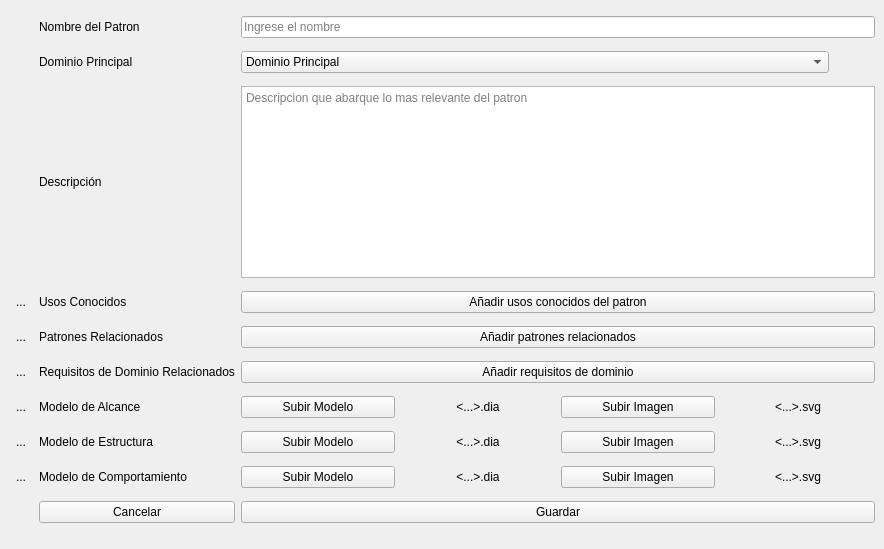
<?xml version="1.0" encoding="UTF-8"?>
<ui version="4.0">
 <class>Catalogaciondelpatron</class>
 <widget class="QMainWindow" name="Catalogaciondelpatron">
  <property name="geometry">
   <rect>
    <x>0</x>
    <y>0</y>
    <width>884</width>
    <height>549</height>
   </rect>
  </property>
  <property name="windowTitle">
   <string>MainWindow</string>
  </property>
  <widget class="QWidget" name="Catalogaciondelpatron_2">
   <layout class="QGridLayout" name="gridLayout">
    <item row="6" column="2">
     <widget class="QPushButton" name="pb_usosConocidos">
      <property name="text">
       <string>Añadir usos conocidos del patron</string>
      </property>
     </widget>
    </item>
    <item row="2" column="1">
     <widget class="QLabel" name="lb_dominio">
      <property name="text">
       <string>Dominio Principal</string>
      </property>
     </widget>
    </item>
    <item row="7" column="0">
     <widget class="QToolButton" name="tb_infoPatronesRelacionados">
      <property name="text">
       <string>...</string>
      </property>
      <property name="icon">
       <iconset theme="system-help">
        <normaloff>../../../.designer/backup</normaloff>../../../.designer/backup</iconset>
      </property>
      <property name="popupMode">
       <enum>QToolButton::DelayedPopup</enum>
      </property>
      <property name="toolButtonStyle">
       <enum>Qt::ToolButtonIconOnly</enum>
      </property>
      <property name="autoRaise">
       <bool>true</bool>
      </property>
      <property name="arrowType">
       <enum>Qt::NoArrow</enum>
      </property>
     </widget>
    </item>
    <item row="4" column="1">
     <widget class="QLabel" name="lb_descripcion">
      <property name="text">
       <string>Descripción</string>
      </property>
     </widget>
    </item>
    <item row="0" column="2">
     <widget class="QLineEdit" name="le_nombre">
      <property name="placeholderText">
       <string>Ingrese el nombre</string>
      </property>
     </widget>
    </item>
    <item row="7" column="1">
     <widget class="QLabel" name="lb_patronesRelacionados">
      <property name="text">
       <string>Patrones Relacionados</string>
      </property>
     </widget>
    </item>
    <item row="2" column="2">
     <layout class="QHBoxLayout" name="horizontalLayout">
      <item>
       <widget class="QComboBox" name="cb_Dominios">
        <item>
         <property name="text">
          <string>Dominio Principal</string>
         </property>
        </item>
        <item>
         <property name="text">
          <string>Dominio 1</string>
         </property>
        </item>
        <item>
         <property name="text">
          <string>Dominio 2</string>
         </property>
        </item>
       </widget>
      </item>
      <item>
       <widget class="QPushButton" name="pb_nuevoDominio">
        <property name="sizePolicy">
         <sizepolicy hsizetype="Fixed" vsizetype="Maximum">
          <horstretch>0</horstretch>
          <verstretch>0</verstretch>
         </sizepolicy>
        </property>
        <property name="text">
         <string/>
        </property>
        <property name="icon">
         <iconset theme="list-add">
          <normaloff>.</normaloff>.</iconset>
        </property>
        <property name="autoDefault">
         <bool>false</bool>
        </property>
        <property name="default">
         <bool>false</bool>
        </property>
        <property name="flat">
         <bool>true</bool>
        </property>
       </widget>
      </item>
     </layout>
    </item>
    <item row="6" column="0">
     <widget class="QToolButton" name="tb_infoUsosConocidos">
      <property name="text">
       <string>...</string>
      </property>
      <property name="icon">
       <iconset theme="system-help">
        <normaloff>../../../.designer/backup</normaloff>../../../.designer/backup</iconset>
      </property>
      <property name="popupMode">
       <enum>QToolButton::DelayedPopup</enum>
      </property>
      <property name="toolButtonStyle">
       <enum>Qt::ToolButtonIconOnly</enum>
      </property>
      <property name="autoRaise">
       <bool>true</bool>
      </property>
      <property name="arrowType">
       <enum>Qt::NoArrow</enum>
      </property>
     </widget>
    </item>
    <item row="9" column="0">
     <widget class="QToolButton" name="tb_infoModeloAlcance">
      <property name="text">
       <string>...</string>
      </property>
      <property name="icon">
       <iconset theme="system-help">
        <normaloff>../../../.designer/backup</normaloff>../../../.designer/backup</iconset>
      </property>
      <property name="popupMode">
       <enum>QToolButton::DelayedPopup</enum>
      </property>
      <property name="toolButtonStyle">
       <enum>Qt::ToolButtonIconOnly</enum>
      </property>
      <property name="autoRaise">
       <bool>true</bool>
      </property>
      <property name="arrowType">
       <enum>Qt::NoArrow</enum>
      </property>
     </widget>
    </item>
    <item row="8" column="2">
     <widget class="QPushButton" name="pb_requisitosDominiosRelacionados">
      <property name="text">
       <string>Añadir requisitos de dominio</string>
      </property>
     </widget>
    </item>
    <item row="11" column="0">
     <widget class="QToolButton" name="tb_infoModeloComportamiento">
      <property name="text">
       <string>...</string>
      </property>
      <property name="icon">
       <iconset theme="system-help">
        <normaloff>../../../.designer/backup</normaloff>../../../.designer/backup</iconset>
      </property>
      <property name="popupMode">
       <enum>QToolButton::DelayedPopup</enum>
      </property>
      <property name="toolButtonStyle">
       <enum>Qt::ToolButtonIconOnly</enum>
      </property>
      <property name="autoRaise">
       <bool>true</bool>
      </property>
      <property name="arrowType">
       <enum>Qt::NoArrow</enum>
      </property>
     </widget>
    </item>
    <item row="6" column="1">
     <widget class="QLabel" name="lb_usosConocidos">
      <property name="text">
       <string>Usos Conocidos</string>
      </property>
     </widget>
    </item>
    <item row="11" column="2">
     <layout class="QHBoxLayout" name="horizontalLayout_5">
      <item>
       <widget class="QPushButton" name="pb_modeloComportamientoDia">
        <property name="text">
         <string>Subir Modelo</string>
        </property>
        <property name="icon">
         <iconset theme="document-new">
          <normaloff>.</normaloff>.</iconset>
        </property>
        <property name="checkable">
         <bool>false</bool>
        </property>
        <property name="checked">
         <bool>false</bool>
        </property>
        <property name="autoRepeat">
         <bool>false</bool>
        </property>
        <property name="autoExclusive">
         <bool>false</bool>
        </property>
        <property name="autoDefault">
         <bool>false</bool>
        </property>
        <property name="default">
         <bool>false</bool>
        </property>
        <property name="flat">
         <bool>false</bool>
        </property>
       </widget>
      </item>
      <item>
       <widget class="QLabel" name="lb_ModeloComportamientoDIA">
        <property name="text">
         <string>&lt;...&gt;.dia</string>
        </property>
        <property name="alignment">
         <set>Qt::AlignCenter</set>
        </property>
       </widget>
      </item>
      <item>
       <widget class="QPushButton" name="pb_modeloComportamientoSVG">
        <property name="text">
         <string>Subir Imagen</string>
        </property>
        <property name="icon">
         <iconset theme="document-new">
          <normaloff>.</normaloff>.</iconset>
        </property>
        <property name="checkable">
         <bool>false</bool>
        </property>
        <property name="checked">
         <bool>false</bool>
        </property>
        <property name="autoRepeat">
         <bool>false</bool>
        </property>
        <property name="autoExclusive">
         <bool>false</bool>
        </property>
        <property name="autoDefault">
         <bool>false</bool>
        </property>
        <property name="default">
         <bool>false</bool>
        </property>
        <property name="flat">
         <bool>false</bool>
        </property>
       </widget>
      </item>
      <item>
       <widget class="QLabel" name="lb_ModeloComportamientoSVG">
        <property name="text">
         <string>&lt;...&gt;.svg</string>
        </property>
        <property name="alignment">
         <set>Qt::AlignCenter</set>
        </property>
       </widget>
      </item>
     </layout>
    </item>
    <item row="10" column="1">
     <widget class="QLabel" name="lb_modeloEstructura">
      <property name="text">
       <string>Modelo de Estructura </string>
      </property>
     </widget>
    </item>
    <item row="4" column="2">
     <widget class="QTextEdit" name="te_descripcion">
      <property name="sizePolicy">
       <sizepolicy hsizetype="Expanding" vsizetype="Fixed">
        <horstretch>0</horstretch>
        <verstretch>0</verstretch>
       </sizepolicy>
      </property>
      <property name="html">
       <string>&lt;!DOCTYPE HTML PUBLIC &quot;-//W3C//DTD HTML 4.0//EN&quot; &quot;http://www.w3.org/TR/REC-html40/strict.dtd&quot;&gt;
&lt;html&gt;&lt;head&gt;&lt;meta name=&quot;qrichtext&quot; content=&quot;1&quot; /&gt;&lt;style type=&quot;text/css&quot;&gt;
p, li { white-space: pre-wrap; }
&lt;/style&gt;&lt;/head&gt;&lt;body style=&quot; font-family:'Ubuntu'; font-size:11pt; font-weight:400; font-style:normal;&quot;&gt;
&lt;p style=&quot;-qt-paragraph-type:empty; margin-top:0px; margin-bottom:0px; margin-left:0px; margin-right:0px; -qt-block-indent:0; text-indent:0px;&quot;&gt;&lt;br /&gt;&lt;/p&gt;&lt;/body&gt;&lt;/html&gt;</string>
      </property>
      <property name="placeholderText">
       <string>Descripcion que abarque lo mas relevante del patron</string>
      </property>
     </widget>
    </item>
    <item row="9" column="1">
     <widget class="QLabel" name="lb_modeloAlcance">
      <property name="text">
       <string>Modelo de Alcance</string>
      </property>
     </widget>
    </item>
    <item row="8" column="0">
     <widget class="QToolButton" name="tb_infoRequisitosDominio">
      <property name="enabled">
       <bool>true</bool>
      </property>
      <property name="text">
       <string>...</string>
      </property>
      <property name="icon">
       <iconset theme="system-help">
        <normaloff>../../../.designer/backup</normaloff>../../../.designer/backup</iconset>
      </property>
      <property name="popupMode">
       <enum>QToolButton::DelayedPopup</enum>
      </property>
      <property name="toolButtonStyle">
       <enum>Qt::ToolButtonIconOnly</enum>
      </property>
      <property name="autoRaise">
       <bool>true</bool>
      </property>
      <property name="arrowType">
       <enum>Qt::NoArrow</enum>
      </property>
     </widget>
    </item>
    <item row="7" column="2">
     <widget class="QPushButton" name="pb_patronesRealcionados">
      <property name="text">
       <string>Añadir patrones relacionados</string>
      </property>
     </widget>
    </item>
    <item row="11" column="1">
     <widget class="QLabel" name="lb_modeloComportamiento">
      <property name="text">
       <string>Modelo de Comportamiento</string>
      </property>
     </widget>
    </item>
    <item row="0" column="1">
     <widget class="QLabel" name="lb_nombrePatron">
      <property name="text">
       <string>Nombre del Patron</string>
      </property>
     </widget>
    </item>
    <item row="8" column="1">
     <widget class="QLabel" name="lb_requisitosDominioRelacionados">
      <property name="text">
       <string>Requisitos de Dominio Relacionados</string>
      </property>
     </widget>
    </item>
    <item row="10" column="0">
     <widget class="QToolButton" name="tb_infoModeloEstructura">
      <property name="text">
       <string>...</string>
      </property>
      <property name="icon">
       <iconset theme="system-help">
        <normaloff>../../../.designer/backup</normaloff>../../../.designer/backup</iconset>
      </property>
      <property name="popupMode">
       <enum>QToolButton::DelayedPopup</enum>
      </property>
      <property name="toolButtonStyle">
       <enum>Qt::ToolButtonIconOnly</enum>
      </property>
      <property name="autoRaise">
       <bool>true</bool>
      </property>
      <property name="arrowType">
       <enum>Qt::NoArrow</enum>
      </property>
     </widget>
    </item>
    <item row="10" column="2">
     <layout class="QHBoxLayout" name="horizontalLayout_4">
      <item>
       <widget class="QPushButton" name="pb_modeloEtructuraDia">
        <property name="text">
         <string>Subir Modelo</string>
        </property>
        <property name="icon">
         <iconset theme="document-new">
          <normaloff>.</normaloff>.</iconset>
        </property>
       </widget>
      </item>
      <item>
       <widget class="QLabel" name="lb_modeloEstructuraDIA">
        <property name="text">
         <string>&lt;...&gt;.dia</string>
        </property>
        <property name="alignment">
         <set>Qt::AlignCenter</set>
        </property>
       </widget>
      </item>
      <item>
       <widget class="QPushButton" name="pb_modeloEstructuraSVG">
        <property name="text">
         <string>Subir Imagen</string>
        </property>
        <property name="icon">
         <iconset theme="document-new">
          <normaloff>.</normaloff>.</iconset>
        </property>
        <property name="checkable">
         <bool>false</bool>
        </property>
        <property name="checked">
         <bool>false</bool>
        </property>
        <property name="autoRepeat">
         <bool>false</bool>
        </property>
        <property name="autoExclusive">
         <bool>false</bool>
        </property>
        <property name="autoDefault">
         <bool>false</bool>
        </property>
        <property name="default">
         <bool>false</bool>
        </property>
        <property name="flat">
         <bool>false</bool>
        </property>
       </widget>
      </item>
      <item>
       <widget class="QLabel" name="lb_modeloEstructuraSVG">
        <property name="text">
         <string>&lt;...&gt;.svg</string>
        </property>
        <property name="alignment">
         <set>Qt::AlignCenter</set>
        </property>
       </widget>
      </item>
     </layout>
    </item>
    <item row="9" column="2">
     <layout class="QHBoxLayout" name="horizontalLayout_2">
      <item>
       <widget class="QPushButton" name="pb_modeloAlcanceDia">
        <property name="text">
         <string>Subir Modelo</string>
        </property>
        <property name="icon">
         <iconset theme="document-new">
          <normaloff>.</normaloff>.</iconset>
        </property>
        <property name="checkable">
         <bool>false</bool>
        </property>
        <property name="checked">
         <bool>false</bool>
        </property>
        <property name="autoRepeat">
         <bool>false</bool>
        </property>
        <property name="autoExclusive">
         <bool>false</bool>
        </property>
        <property name="autoDefault">
         <bool>false</bool>
        </property>
        <property name="default">
         <bool>false</bool>
        </property>
        <property name="flat">
         <bool>false</bool>
        </property>
       </widget>
      </item>
      <item>
       <widget class="QLabel" name="lb_modeloAlcanceDia">
        <property name="text">
         <string>&lt;...&gt;.dia</string>
        </property>
        <property name="alignment">
         <set>Qt::AlignCenter</set>
        </property>
       </widget>
      </item>
      <item>
       <widget class="QPushButton" name="pb_modeloAlcanceSVG">
        <property name="text">
         <string>Subir Imagen</string>
        </property>
        <property name="icon">
         <iconset theme="document-new">
          <normaloff>.</normaloff>.</iconset>
        </property>
       </widget>
      </item>
      <item>
       <widget class="QLabel" name="lb_modeloAlcanceSVG">
        <property name="text">
         <string>&lt;...&gt;.svg</string>
        </property>
        <property name="alignment">
         <set>Qt::AlignCenter</set>
        </property>
       </widget>
      </item>
     </layout>
    </item>
    <item row="12" column="2">
     <widget class="QPushButton" name="pb_guardar">
      <property name="text">
       <string>Guardar</string>
      </property>
      <property name="icon">
       <iconset theme="document-save">
        <normaloff>.</normaloff>.</iconset>
      </property>
     </widget>
    </item>
    <item row="12" column="1">
     <widget class="QPushButton" name="pb_cancelar">
      <property name="text">
       <string>Cancelar</string>
      </property>
      <property name="icon">
       <iconset theme="list-remove">
        <normaloff>.</normaloff>.</iconset>
      </property>
      <property name="flat">
       <bool>false</bool>
      </property>
     </widget>
    </item>
   </layout>
  </widget>
 </widget>
 <resources/>
 <connections/>
</ui>
